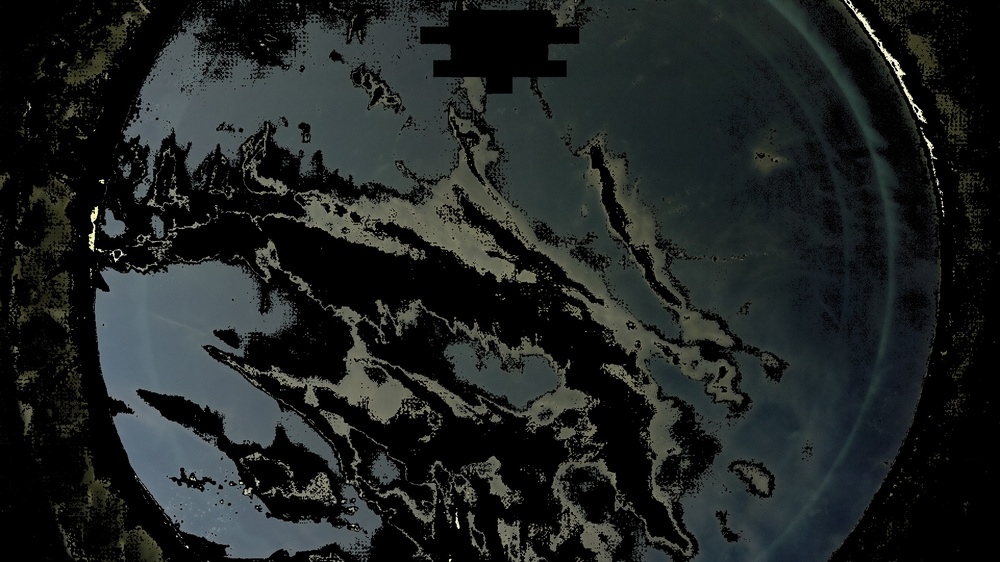
#> input picture cloud_recon/images/train3.jpg, 1000 x 562 px, shrunk from 1920 x 1080 before the run, found by its file name
$ jupyter execute Cloud_Recon.ipynb   (older library calls are emulated)
#> lines starting #> are read from the running program, lines starting #| are printed output that depends on the picture; after the words box and inside, x2 and y2 are one past the last pixel; in counts of white or black regions, pixels touching at a corner belong together
[cell 1]
from matplotlib import pyplot as plt
import numpy as np
import cv2 as cv
import scipy.misc

[cell 2]
img = cv.imread('./dataset_image/train3.jpg')
#> img is the input picture: shape (562, 1000, 3); mean B, G, R 34.6, 35.3, 31.1

plt.imshow(img)
plt.title('ORIGINAL')
plt.show()

[cell 3]
def cut_image(img):
        w,h,_ = img.shape
#> w = 562; h = 1000
        P = [int(w/2),int(h/2)]
#> P = [281, 500]
        perc_h = 65
        perc_w = 65
        padding_top = int((P[1] * perc_h) / 100)
#> padding_top = 325
        padding_side = int((P[0] * perc_w) / 100 )
#> padding_side = 182

        return img[P[0] - padding_side:P[0]+ padding_side,P[1]- padding_top:P[1]+padding_top]
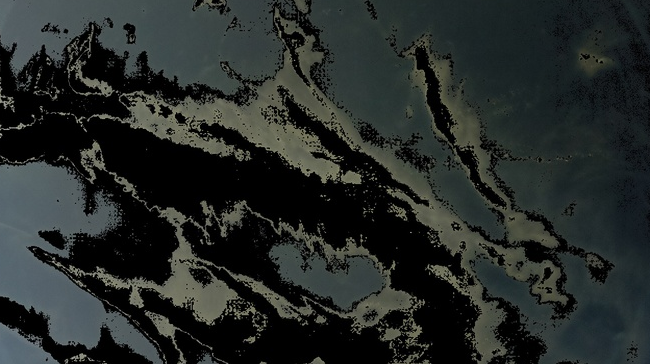
#> returned value: shape (364, 650, 3); mean of channels 0, 1, 2 41.5, 43.4, 38.5; drawn as B, G, R

[cell 4]
img = cut_image(img)

plt.imshow(img)
plt.title('ORIGINAL CUTTED')
plt.show()

[cell 5]
rgb = cv.cvtColor(img, cv.COLOR_BGR2RGB)

plt.imshow(rgb)
plt.title('RGB CUTTED')
plt.show()

[cell 6]
hsv = cv.cvtColor(img, cv.COLOR_BGR2HSV)
#> hsv: shape (364, 650, 3); mean H, S, V 57.2, 56.8, 44.4

plt.imshow(hsv)
plt.title('HSV CUTTED')
plt.show()

[cell 7]
s = hsv[:, :, 1]
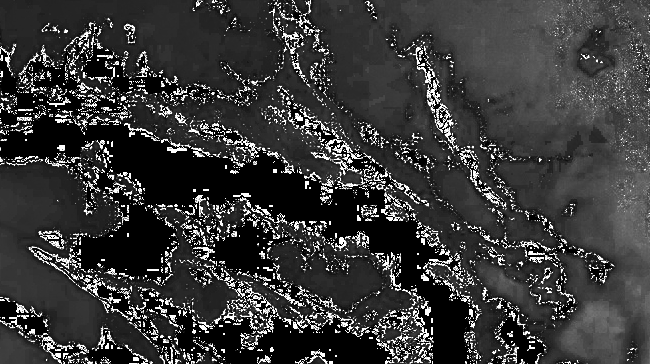
#> s: shape (364, 650); min 0, max 255, mean 56.8
ret, thresh = cv.threshold(s, 0, 255, cv.THRESH_BINARY+cv.THRESH_OTSU)
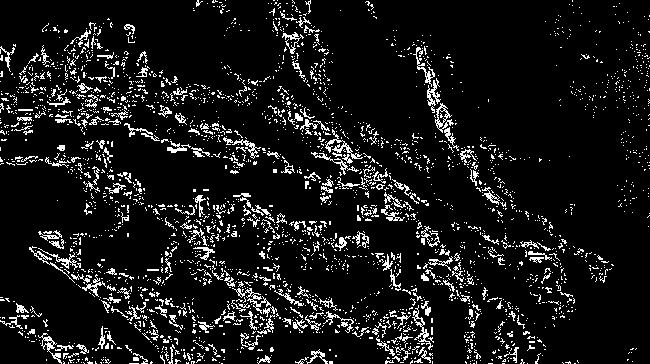
#> thresh: shape (364, 650); 9.2% white in thin lines or dots
#> ret = 138

contours = cv.findContours(thresh, cv.RETR_EXTERNAL, cv.CHAIN_APPROX_NONE)[-2]
#> contours = 2763 contours, 2647 with area under 20; largest, box (x1, y1, x2, y2) and area: (435, 103, 454, 133) 210, (325, 129, 363, 159) 143, (38, 333, 62, 364) 142, (412, 305, 433, 350) 134, (232, 288, 271, 314) 124
cv.drawContours(img, contours, -1, (0,255,0), 2)
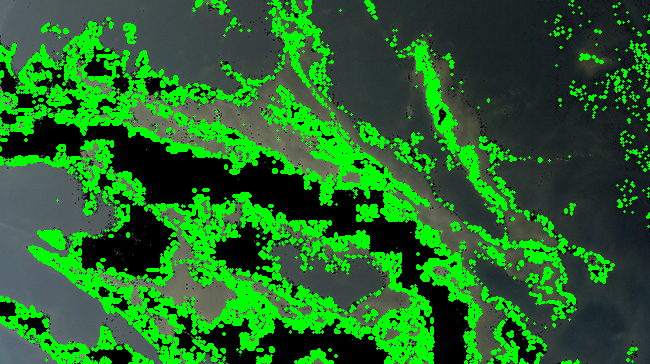
#> img: shape (364, 650, 3); mean B, G, R 36.9, 102.9, 33.7

x, y, w, h = cv.boundingRect(contours[0])
#> x = 574; y = 363; w = 2; h = 1
thresh[y:y+h, x:x+w] = 255 - thresh[y:y+h, x:x+w]
#> thresh: shape (364, 650); 9.2% white in thin lines or dots
contours = cv.findContours(thresh, cv.RETR_EXTERNAL, cv.CHAIN_APPROX_NONE)[-2]
#> contours = 2762 contours, 2646 with area under 20; largest, box (x1, y1, x2, y2) and area: (435, 103, 454, 133) 210, (325, 129, 363, 159) 143, (38, 333, 62, 364) 142, (412, 305, 433, 350) 134, (232, 288, 271, 314) 124

for c in contours:
    if cv.contourArea(c) > 4:
        cv.drawContours(img, [c], -1, (255, 0, 0), thickness=cv.FILLED)
#> this loop made 2762 passes
#> c on passes 1, 2, 4: [[527, 363]], [[502, 363], [503, 363], [504, 363], [503, 363]], [[473, 363], [474, 363]]
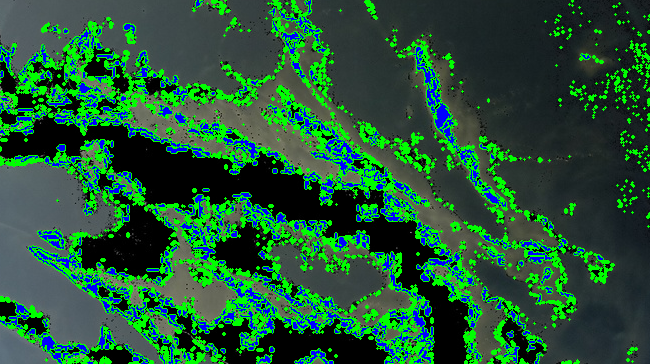
#> img: shape (364, 650, 3); 6.54% of pixels changed, all inside (x1, y1, x2, y2) = (0, 0, 603, 364)

plt.imshow(img)
plt.title('ELABORATED FINISHED')
plt.show()

[cell 8]
#count of total pixel
total = img.shape[0] * img.shape[1]
#> total = 236600
print(f"total pixel: {total}")
#| total pixel: 236600

#count of red pixel
sought = [255,0,0]
red  = np.count_nonzero(np.all(img==sought,axis=2))
#> red = 15463
print(f"red pixel: {red}")
#| red pixel: 15463

#perc of black pixels
perc = (red*100)/total
#> perc = 6.54
perc = "%.3f" % perc
#> perc = '6.536'
print(f"perc: {perc}%")
#| perc: 6.536%

$ run again, with cloud_recon/images/train10.jpg copied over cloud_recon/images/train3.jpg
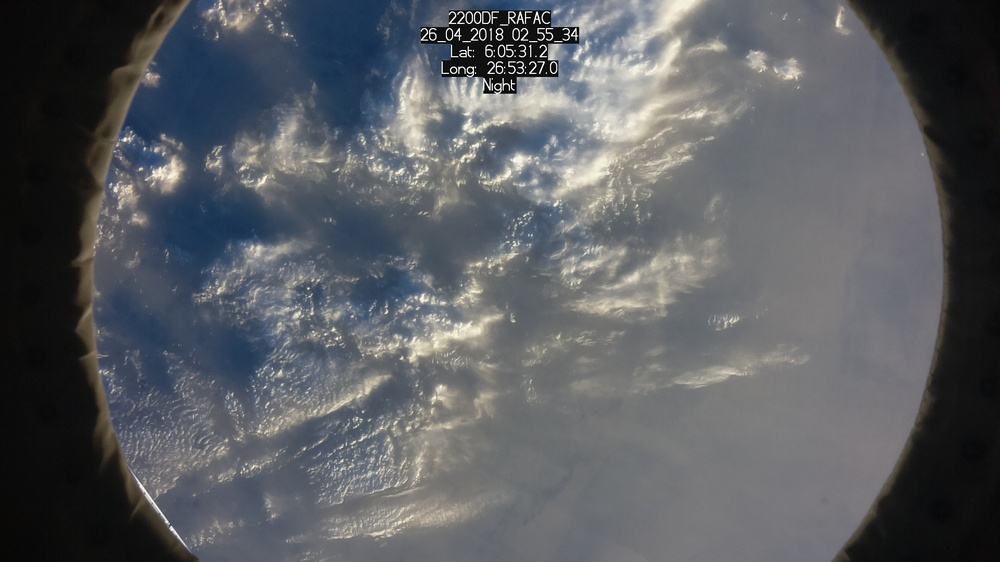
#> input picture cloud_recon/images/train10.jpg, 1000 x 562 px, shrunk from 1920 x 1080 before the run, found by its file name
#> img is the input picture: shape (562, 1000, 3); mean B, G, R 96.7, 92.5, 89.9
#> hsv: shape (364, 650, 3); mean H, S, V 80.4, 31.5, 123.1
#> `ret, thresh = cv.threshold(s, 0, 255, cv.THRESH_BINARY+cv.THRESH_OTSU)`:
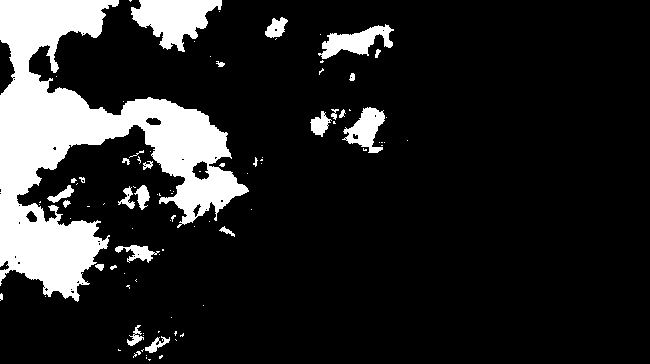
#> thresh: shape (364, 650); 15.1% white; 95 white regions (68 under 20 px)
#> ret = 61
#> `contours = cv.findContours(thresh, cv.RETR_EXTERNAL, cv.CHAIN_APPROX_N..`: contours = 94 contours, 73 with area under 20; largest, box (x1, y1, x2, y2) and area: (0, 0, 249, 302) 27622, (131, 0, 222, 52) 2568, (318, 24, 394, 59) 1134, (342, 107, 385, 153) 952, (115, 245, 160, 263) 292
#> `x, y, w, h = cv.boundingRect(contours[0])`: x = 148; y = 359; w = 3; h = 2
#> `contours = cv.findContours(thresh, cv.RETR_EXTERNAL, cv.CHAIN_APPROX_N..`: contours = 95 contours, 74 with area under 20; largest, box (x1, y1, x2, y2) and area: (0, 0, 249, 302) 27622, (131, 0, 222, 52) 2568, (318, 24, 394, 59) 1134, (342, 107, 385, 153) 952, (115, 245, 160, 263) 292
#> the loop `for c in contours:` made 95 passes
#> c on passes 1, 2, 3, 5, 10, 12, 14, 16: [[150, 360]], [[148, 360]], [[146, 357], [146, 358]], [[146, 355]], [[175, 339], [176, 340]], [[143, 335]], [[143, 333]], [[158, 331], [158, 332], [159, 331]]
#> after the loop `for c in contours:`:
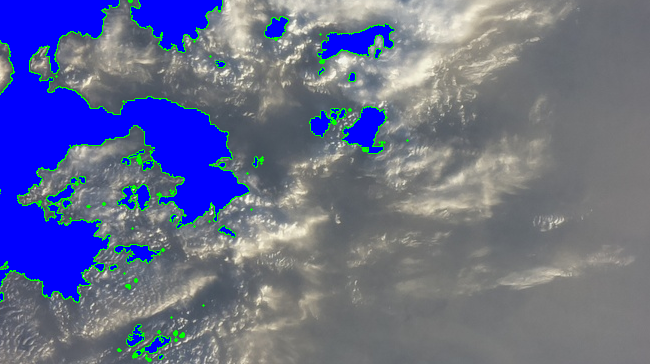
#> img: shape (364, 650, 3); mean B, G, R 142.2, 108.3, 102
#| total pixel: 236600
#> red = 36011
#| red pixel: 36011
#> `perc = (red*100)/total`: perc = 15.22
#> `perc = "%.3f" % perc`: perc = '15.220'
#| perc: 15.220%

$ run again, with cloud_recon/images/train11.jpg copied over cloud_recon/images/train3.jpg
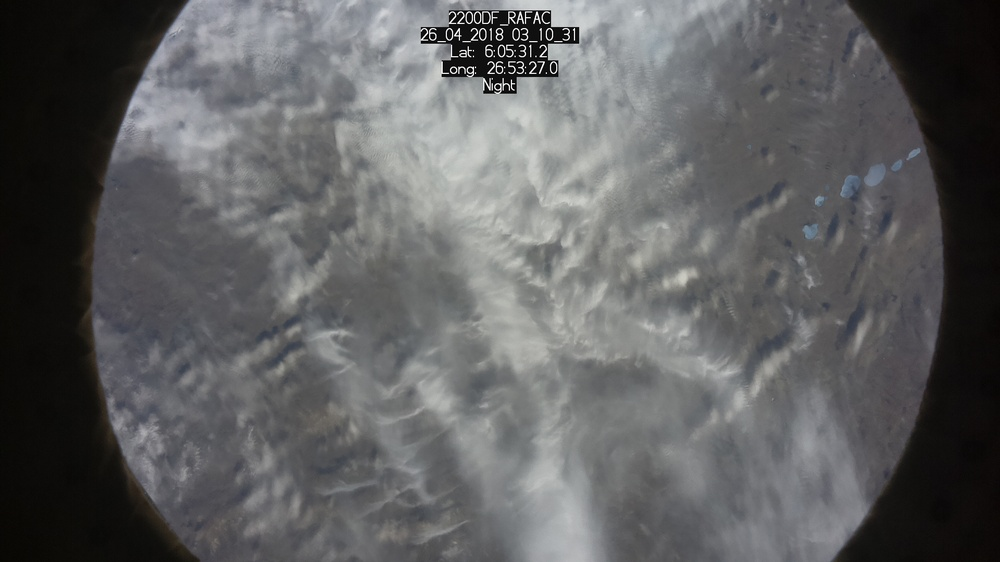
#> input picture cloud_recon/images/train11.jpg, 1000 x 562 px, shrunk from 1920 x 1080 before the run, found by its file name
#> img is the input picture: shape (562, 1000, 3); mean B, G, R 96, 95.1, 94.6
#> hsv: shape (364, 650, 3); mean H, S, V 73.4, 7, 125.2
#> `ret, thresh = cv.threshold(s, 0, 255, cv.THRESH_BINARY+cv.THRESH_OTSU)`:
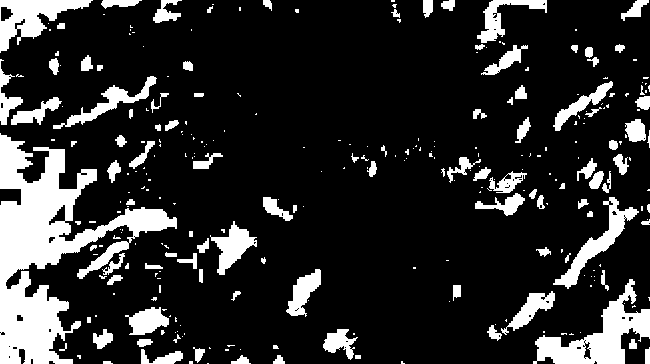
#> thresh: shape (364, 650); 16.9% white; 294 white regions (189 under 20 px)
#> ret = 10
#> `contours = cv.findContours(thresh, cv.RETR_EXTERNAL, cv.CHAIN_APPROX_N..`: contours = 294 contours, 210 with area under 20; largest, box (x1, y1, x2, y2) and area: (0, 133, 177, 364) 13874, (533, 279, 650, 364) 3445, (0, 0, 93, 53) 2070, (553, 197, 639, 289) 1478, (210, 221, 257, 275) 982
#> `x, y, w, h = cv.boundingRect(contours[0])`: x = 207; y = 363; w = 2; h = 1
#> `contours = cv.findContours(thresh, cv.RETR_EXTERNAL, cv.CHAIN_APPROX_N..`: contours = 293 contours, 209 with area under 20; largest, box (x1, y1, x2, y2) and area: (0, 133, 177, 364) 13874, (533, 279, 650, 364) 3445, (0, 0, 93, 53) 2070, (553, 197, 639, 289) 1478, (210, 221, 257, 275) 982
#> the loop `for c in contours:` made 293 passes
#> c on passes 8, 12, 19: [[240, 349]], [[209, 347], [209, 348], [210, 348]], [[182, 336]]
#> after the loop `for c in contours:`:
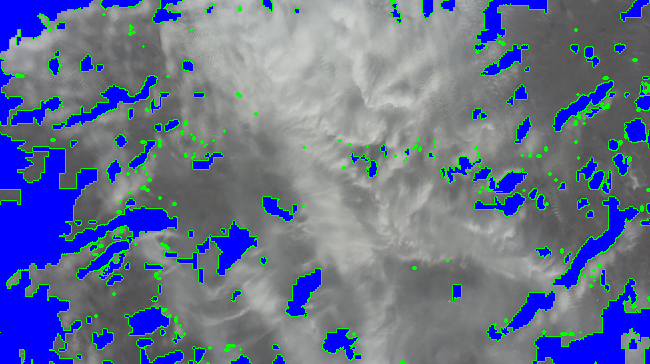
#> img: shape (364, 650, 3); mean B, G, R 143.8, 113.8, 100.3
#| total pixel: 236600
#> red = 40049
#| red pixel: 40049
#> `perc = (red*100)/total`: perc = 16.93
#> `perc = "%.3f" % perc`: perc = '16.927'
#| perc: 16.927%
